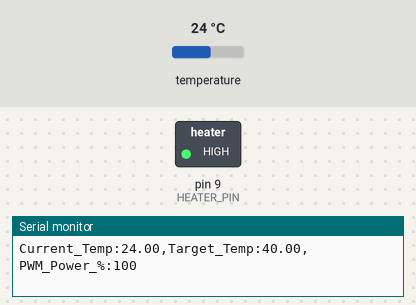
Recording of a sketch running on a simulated Arduino Uno, built with avr-gcc and run on an emulated ATmega328P. Parts: switched loads named in the sketch (green lamp = pin HIGH), the last lines printed to the serial monitor. The test bench sets the inputs (shaded band); at power-on: temperature 24 °C.

Above: at 2.4 s.
2.5 s: temperature set to 33 °C
At 3.9 s:
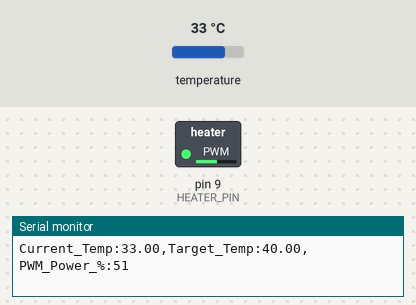
5.5 s: temperature set to 41 °C
At 6.5 s:
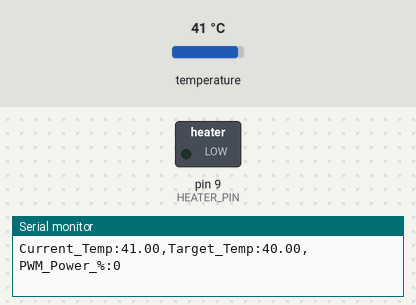
7.1 s: temperature set to 12 °C
At 8.7 s:
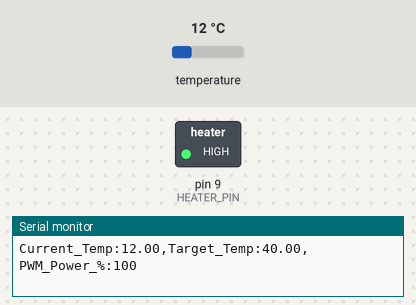
Timing chart, 0 to 10.2 s (numbered marks = the images above; inputs shaded):
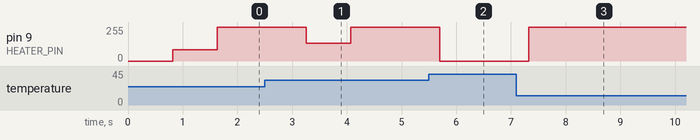

Measured:
- after the input at 2.5 s, pin 9 (HEATER_PIN): 255/255 → 132/255 after 0.76 s, → 255/255 0.81 s later
- after the input at 5.5 s, pin 9 (HEATER_PIN): 255/255 → 0/255 after 0.20 s
- after the input at 7.1 s, pin 9 (HEATER_PIN): 0/255 → 255/255 after 0.22 s

The sketch:

heater_pid.ino
```cpp
#include <OneWire.h>
#include <DallasTemperature.h>
#include <PID_v1.h>

#define ONE_WIRE_BUS 10
#define HEATER_PIN 9

OneWire oneWire(ONE_WIRE_BUS);
DallasTemperature sensors(&oneWire);

double Setpoint, Input, Output;

// Коэффициенты ПИД
double Kp = 80, Ki = 0.5, Kd = 40;

PID myPID(&Input, &Output, &Setpoint, Kp, Ki, Kd, DIRECT);

unsigned long lastTime = 0;
const int sampleTime = 800;

void setup() {
  Serial.begin(9600);

  sensors.begin();
  sensors.setResolution(12);
  sensors.setWaitForConversion(false);
  sensors.requestTemperatures();

  pinMode(HEATER_PIN, OUTPUT);

  Setpoint = 40.0;

  myPID.SetMode(AUTOMATIC);
  myPID.SetOutputLimits(0, 255);
  myPID.SetSampleTime(sampleTime);
}

void loop() {
  if (millis() - lastTime >= sampleTime) {
    Input = sensors.getTempCByIndex(0);

    sensors.requestTemperatures();
    lastTime = millis();

    myPID.Compute();
    analogWrite(HEATER_PIN, Output);

    // Формат вывода для Serial Plotter в Arduino IDE 2.x
    Serial.print("Current_Temp:");
    Serial.print(Input);
    Serial.print(",");
    Serial.print("Target_Temp:");
    Serial.print(Setpoint);
    Serial.print(",");
    Serial.print("PWM_Power_%:");
    Serial.println(map(Output, 0, 255, 0, 100));
  }
}
```
